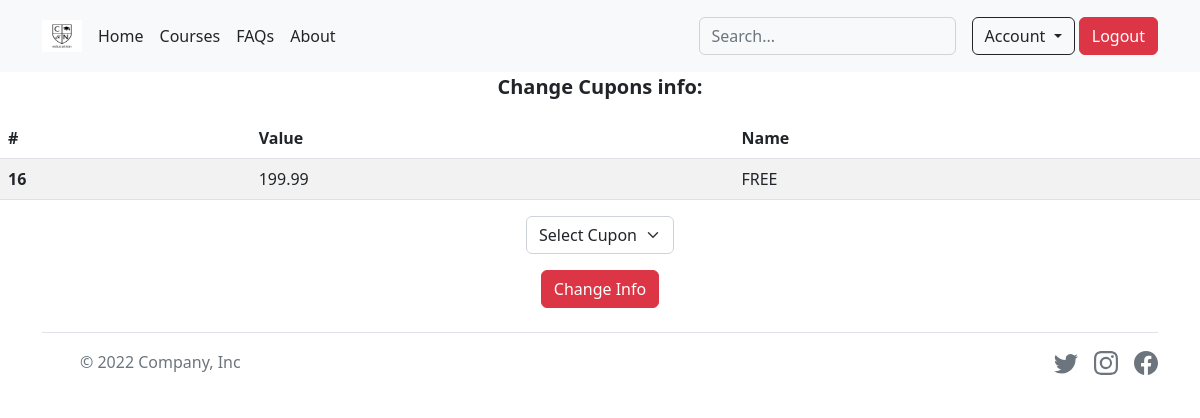
The page /admin (signed in) on the database its author committed.
### tables this page shows
CREATE TABLE 'promo' (id INTEGER PRIMARY KEY AUTOINCREMENT NOT NULL,'value' NUMERIC NOT NULL, name TEXT NOT NULL);

### app.py (the view)
@app.route("/admin")
@login_required
def admin():
    cupon = db.execute("SELECT * FROM promo")
    return render_template("admin.html", cupon=cupon)

### app.py (called while the page is built)
@app.after_request
def after_request(response):
    response.headers["Cache-Control"] = "no-cache, no-store, must-revalidate"
    response.headers["Expires"] = 0
    response.headers["Pragma"] = "no-cache"
    return response

### helpers.py (called while the page is built)
def login_required(f):
    @wraps(f)
    def decorated_function(*args, **kwargs):
        if session.get("user_id") is None:
            return redirect("/login")
        return f(*args, **kwargs)
    return decorated_function

### templates/admin.html (shortened to what this page needs)
{% extends "layout.html" %}
{% block main %}
<p class="fs-5 fw-semibold text-center">Change Cupons info:</p>
<table class="table table-striped">
    <thead>
      <tr>
        <th scope="col">#</th>
        <th scope="col">Value</th>
        <th scope="col">Name</th>
      </tr>
    </thead>
    <tbody>
        {% for cupon in cupon %}
      <tr>
        <th scope="row">{{ cupon.id }}</th>
        <td>{{ cupon.value }}</td>
        <td>{{ cupon.name }}</td>
      </tr>
      {% endfor %}
    </tbody>
  </table>
<form action="/admin_cupon" method="post">
    <div class="mb-3 text-center">
        <select class="form-select mx-auto w-auto" name="id">
            <option disabled="" selected="" value="name">Select Cupon</option>
        </select>
    </div>
    <div class="mb-3 text-center">
      <button class="btn btn-danger" name="change_info" type="submit">Change Info</button>
    </div>
</form>
{% endblock %}

### rows shown on the page
promo: id "16", value "199.99", name "FREE"
